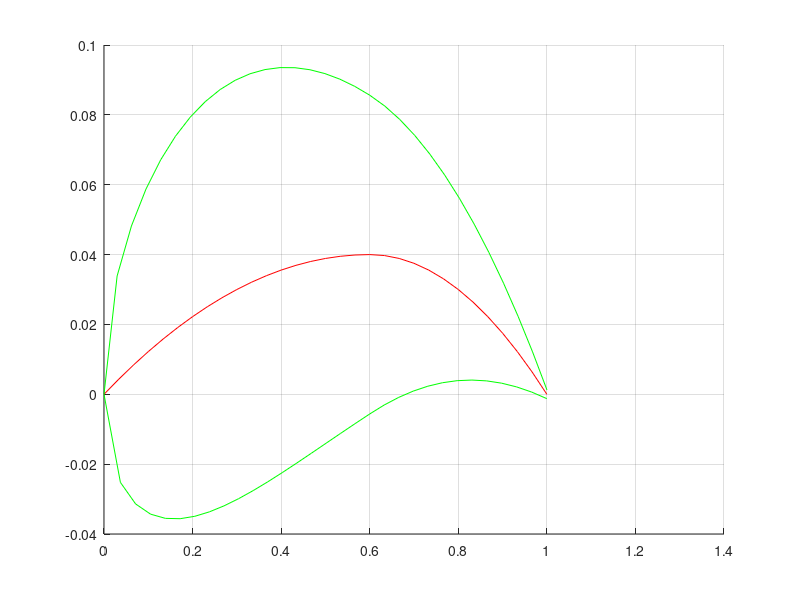

Source code (MATLAB): (Note: this script raises an error after producing the figure.)
% NACA 4 digit airfoil camber/
% MPXX
M=double(4);
P=double(6);
XX=12;
M=(M/100);
P=(P/10);

% number of points the space is divided for the modeling
numberOfPoints=31;

%populating x values from 1 to 1000 ca~camber array
x=linspace(0,1,numberOfPoints)';
yc=ones(numberOfPoints, 1);
cca=[x yc];

% derivative of  yc
dyc=ones(numberOfPoints, 1);
% half thickness at given x point
yt=ones (1, numberOfPoints)';
a0=0.2969; a1=0.1260; a2=0.3516; a3=0.2843; a4=0.1015;

% angle deviation of xUpper and xLower from x => arctan(dyc)
phi=ones(numberOfPoints, 1);
xyU=[ones(numberOfPoints, 1) ones(numberOfPoints, 1)];
xyL=[ones(numberOfPoints, 1) ones(numberOfPoints, 1)];

% y value for camber is calculated from M and P and x, and 
% there are two cases
for i=1:1:numberOfPoints
    xi=cca(i,1);
    yci=0;
    % first: 0 <= x <= P
    if(0 <= xi && xi < P)
        yci=(M/P^2)*((2*P*xi) - (xi*xi));
        dyc(i)=2*M/P^2 * (P-xi);
    % second: P <= x <= numberOfPoints
    elseif (P <= xi && xi <= numberOfPoints)
        yci=(M/(1-P)^2) * (1 - (2*P) + (2*P*xi) - (xi*xi));
        dyc(i)=2*M/(1-P)^2 * (P-xi);
    end
    cca(i,2)=yci;
    % calculate half-thickness at every x
    yt(i)=5*(XX/100)*(a0*sqrt(xi)-a1*xi-a2*xi^2+a3*xi^3-a4*xi^4);
    % calculate angle of deviation
    phi(i)=atan(dyc(i));
    % calculate upper and lower part of the airfoil
    % xUpper=x-yt*sin(phi) and xLower=x+yt*sin(phi)
    % yUpper=yc+yt*cos(phi) and yLower=yt-yt*cos(phi)
    xyU(i,1)=xi-yt(i)*sin(phi(i)); xyU(i,2)=yci+yt(i)*cos(phi(i));
    xyL(i,1)=xi+yt(i)*sin(phi(i)); xyL(i,2)=yci-yt(i)*cos(phi(i));
    
    % inverting the y values because we are generating a spoiler
    % xyU(i,2) = xyU(i,2)*(-1);
    % xyL(i,2) = xyL(i,2)*(-1);
    % cca(i,2) = cca(i,2)*(-1);
end

% plotting 2d profile
figure(1)
clf
hold on
plot(cca(1:numberOfPoints,1), cca(1:numberOfPoints,2), 'r')
plot(xyU(1:numberOfPoints,1), xyU(1:numberOfPoints,2), 'g')
plot(xyL(1:numberOfPoints,1), xyL(1:numberOfPoints,2), 'g')

grid on
set(gca,'Color','k')
ax=gca;
ax.GridColor=[1, 1, 0];
xlim([0 1])
ylim([-.5 .5])

% plotting profile in 3d with points
wing_length = 10;
xyZls = linspace(0,wing_length,numberOfPoints);
figure(2)
clf
for j=1:1:numberOfPoints
    for i=1:1:numberOfPoints
        % plot3 is xyz, I put in coordinates in different order, zxy
        plot3(xyZls(j), xyU(i,1), xyU(i,2),'.', 'Color', [0 1 0])
        plot3(xyZls(j), xyL(i,1), xyL(i,2),'.', 'Color', [1 0 0])
        hold on
    end
end

grid on
ylim([0 1])
zlim([-.5 .5])
xlim([0 wing_length])
set(gca,'Color','k')
ax=gca;
ax.GridColor=[1, 1, 0];
yt = get(gca, 'YTick');
set(gca, 'Ydir', 'reverse')

% plotting profile in 3d with trimesh
figure(3)
clf
grid on

[fxU,fzU] = meshgrid(xyU(1:numberOfPoints,1)',xyZls(1:numberOfPoints));
[fxL,fzL] = meshgrid(xyL(1:numberOfPoints,1)',xyZls(1:numberOfPoints));

fyU=repmat(xyU(1:numberOfPoints,2)',numberOfPoints,1);
fyL=repmat(xyL(1:numberOfPoints,2)',numberOfPoints,1);

% trimes is xyz, I put in coordinates in different order, zxy
tri = delaunay(fzU,fxU);trimesh(tri,fzU,fxU,fyU) 
hold on
tri = delaunay(fzL,fxL);trimesh(tri,fzL,fxL,fyL) 
hold on
zlim([-.5 .5]) % y is z
xlim([0 wing_length]) % z is x
xlabel('Z')
ylabel('X')
zlabel('Y')
yt = get(gca, 'YTick');
set(gca, 'Ydir', 'reverse')

% edgeFront and edgeBack is 
% edgeFront(i,1)-> z; edgeFront(i,2)-> x
[edgeFront,edgeBack] = edges_of_wing(numberOfPoints, wing_length, P);
figure(4)
clf
plot(xyZls(1:numberOfPoints), edgeFront(1:numberOfPoints));
hold on
plot(xyZls(1:numberOfPoints), edgeBack(1:numberOfPoints));
ylim([0 2])
grid on
figure(5)
clf
xyutemp=xyU;
xyltemp=xyL;
for j=1:1:numberOfPoints
    for i=1:1:numberOfPoints
        % If xyL<P 
        if(xyU(i,1)<P)
            
            if(xyU(i,1)>0)
                xyutemp(i,1) = ((xyU(i,1) - (1-(xyU(i,1)/P))*edgeFront(j))*P) ;
            else
                xyutemp(i,1) = ((xyU(i,1) - edgeFront(j))*P);
            end
        else
            if(xyU(i,1)>0)
                xyutemp(i,1) = ((xyU(i,1) + (1-(xyU(i,1)/P))*edgeBack(j))*P);
            else
                xyutemp(i,1) = (((xyU(i,1) + edgeBack(j)))*P);
            end
        end
        
        % If xyL<P 
        if(xyL(i,1)<P)
            if(xyL(i,1)>0)
                xyltemp(i,1) = ((xyL(i,1) - (1-(xyL(i,1)/P))*edgeFront(j))*P);
            else
                xyltemp(i,1) = ((xyL(i,1) - edgeFront(j))*P);
            end
            
        else
            if(xyU(i,1)>0)
                xyltemp(i,1) = ((((xyL(i,1) + (1-(xyL(i,1)/P))*edgeBack(j))))*P);
            else
                xyltemp(i,1) = ((xyL(i,1) + edgeBack(j))*P);
            end
        end
        
        xyutemp(i,1) = (xyutemp(i,1)/P/2)+.5;
        xyltemp(i,1) = (xyltemp(i,1)/P/2)+.5;
        
        plot3(xyZls(j), xyutemp(i,1), xyutemp(i,2),'.', 'Color', [0 1 0])
        hold on
        plot3(xyZls(j), xyltemp(i,1), xyltemp(i,2),'.', 'Color', [1 0 0])
        hold on
    end
end
grid on
ylim([0 1])
zlim([-.5 .5])
xlim([0 wing_length])
set(gca,'Color','k')
ax=gca;
ax.GridColor=[1, 1, 0];
yt = get(gca, 'YTick');
set(gca, 'Ydir', 'reverse')